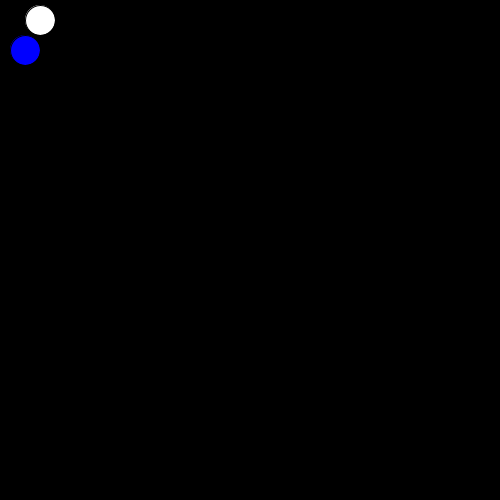
Frame 1 (no input)
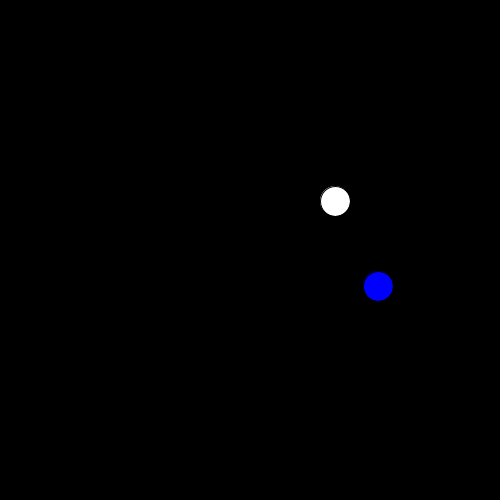
Frame 60 (the mouse pressed at the canvas centre just before this capture)
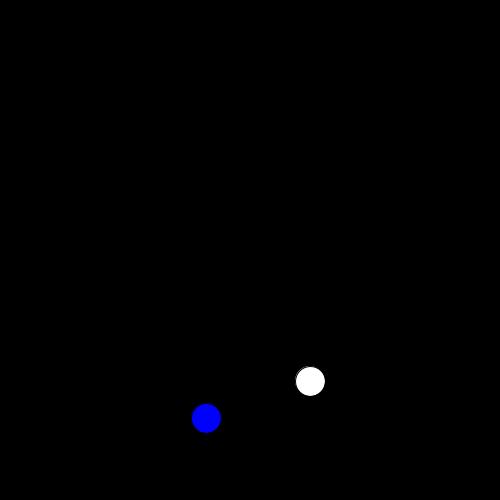
Frame 120 (the mouse held since frame 60 and released just before this capture)

The Processing sketch that drew these frames (run headless with seeded random() and noise(); from frame 60 on, the mouse is pressed at the canvas centre):

// Processing sketch: challenge_2c
// ── challenge_2c.pde
PVector p1, p2;
PVector vel1, vel2;
float r = 30;

void setup (){
  size(500,500);
  background(0);
  p1 = new PVector(40, 20);
  p2 = new PVector(25, 50);
  
  vel1 = new PVector(5,3);
  vel2 = new PVector(-6,4);
}

void draw (){
  background(0);
  fill(255);
  circle(p1.x, p1.y, r);
  fill(0,0,255);
  circle(p2.x, p2.y, r);
  
  //movement
  p1.add(vel1);
  p2.add(vel2);
  
  //wall
  //ball1
  if(p1.x > width-r) {
    vel1.x=-vel1.x;
    p1.x=width-r;
  } else if (p1.x < 0+r) {
    vel1.x=-vel1.x;
    p1.x=0+r;
  }
  if (p1.y > height-r) {
    vel1.y=-vel1.y;
    p1.y=height-r;
  } else if (p1.y < 0+r) {
    vel1.y=-vel1.y;
    p1.y=0+r;
  }
  //ball2
    if(p2.x > width-r) {
    vel2.x=-vel2.x;
    p2.x=width-r;
  } else if (p2.x < 0+r) {
    vel2.x=-vel2.x;
    p2.x=0+r;
  }
  if (p2.y > height-r) {
    vel2.y=-vel2.y;
    p2.y=height-r;
  } else if (p2.y < 0+r) {
    vel2.y=-vel2.y;
    p2.y=0+r;
  }
}
